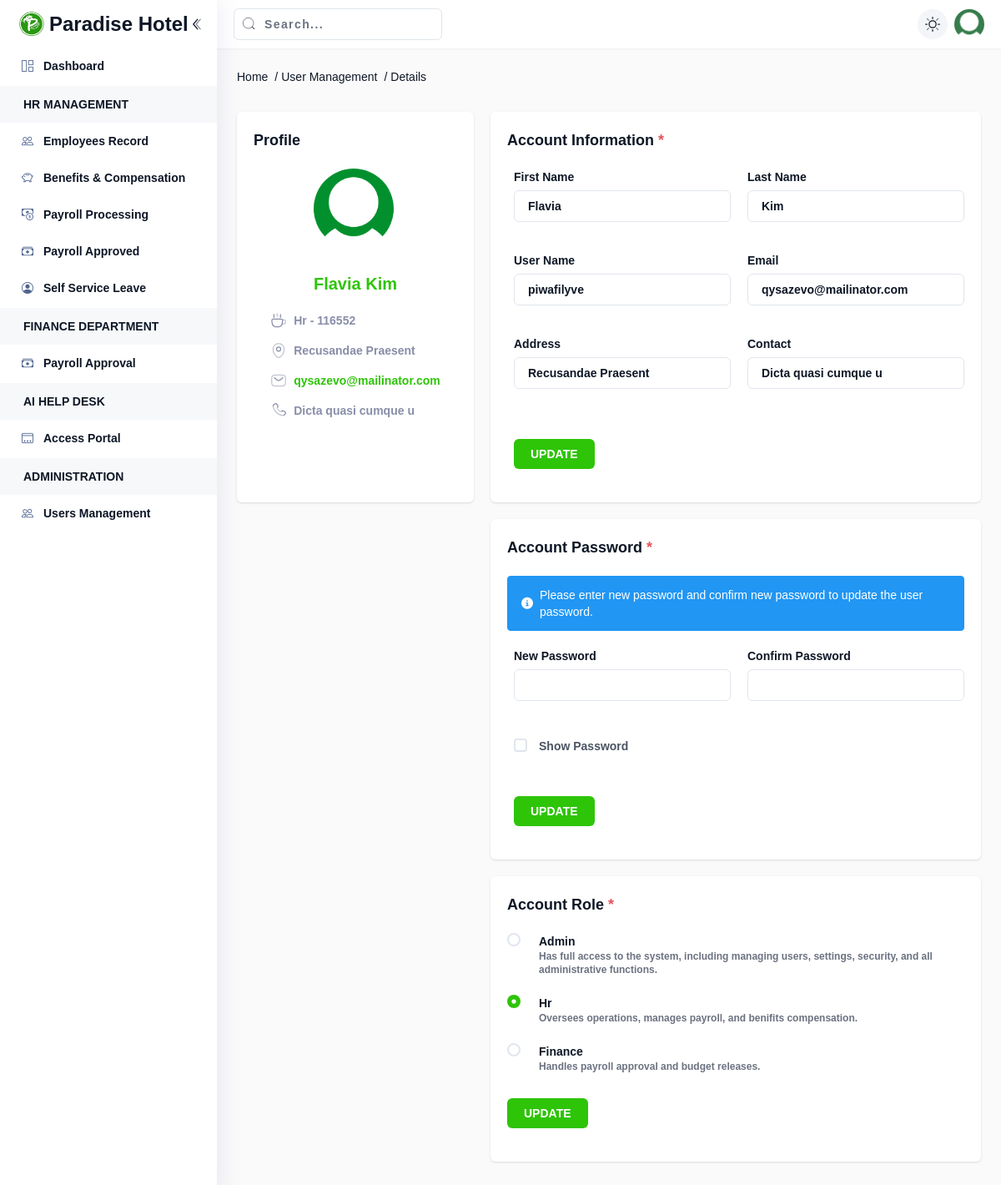
Screenshot of /users/details?user_id=116552 (signed in) with the database file from the repository.
### tables this page shows
CREATE TABLE `users` (
  `id` int NOT NULL,
  `user_id` int NOT NULL,
  `firstname` varchar(50) NOT NULL,
  `lastname` varchar(50) NOT NULL,
  `username` varchar(50) NOT NULL,
  `password` varchar(255) NOT NULL,
  `email` varchar(100) NOT NULL,
  `email_verified_at` timestamp NULL DEFAULT NULL,
  `address` text,
  `contact` varchar(20) DEFAULT NULL,
  `picture` varchar(255) DEFAULT 'default.png',
  `role` enum('Admin','Hr','Finance') DEFAULT 'Hr',
  `status` enum('Active','Inactive','','') NOT NULL DEFAULT 'Active',
  `last_login` datetime DEFAULT NULL,
  `created_at` timestamp NULL DEFAULT CURRENT_TIMESTAMP,
  `updated_at` timestamp NULL DEFAULT CURRENT_TIMESTAMP ON UPDATE CURRENT_TIMESTAMP
);

### page/Users.php (called while the page is built)
<?php
    ViewPage("users", "list");
?>

### app/core/connection.php (called while the page is built)
<?php
return [
    "DB_HOST" => 'localhost',
    "DB_USER" => 'root',
    "DB_PASSWORD" => '',
    "DB_NAME" => 'payroll'
];

### app/core/database.php (called while the page is built, shortened)
<?php
class Database
{
	public $DB;
    private $DB_HOST;
    private $DB_USER;
    private $DB_PASSWORD;
    private $DB_NAME;
    function __construct()
    {
        $connection = include __DIR__ . '/connection.php';
        $this->DB_HOST = $connection['DB_HOST'] ?? 'localhost';
        $this->DB_USER = $connection['DB_USER'] ?? 'root';
        $this->DB_PASSWORD = $connection['DB_PASSWORD'] ?? '';
        $this->DB_NAME = $connection['DB_NAME'] ?? '';
    }
	public function DB_CONNECTION()
	{
        try{
            $this->DB = new mysqli($this->DB_HOST, $this->DB_USER, $this->DB_PASSWORD, $this->DB_NAME);
        }catch(Exception $e){
            die('
                <!DOCTYPE html>
                <html lang="en">
                    <head>
                        <meta charset="UTF-8">
                        <meta name="viewport" content="width=device-width, initial-scale=1.0">
                        <title>Application Error</title>
                        <link rel="stylesheet" href="https://cdn.jsdelivr.net/npm/bootstrap@5.3.0/dist/css/bootstrap.min.css">
                    </head>
                    <body class="min-vh-100 d-flex align-items-center">
                        <div class="container text-center">
                            <div class="row justify-content-center">
                                <div class="col-md-6">
                                    <p class="lead">Something went wrong</p>
                                    <p class="mb-1 small">We\'re sorry, but an unexpected error occurred.</p>
                                    <code>'.$e->getMessage().'</code>
                                </div>
                            </div>
                        </div>
                    </body>
                </html>
            ');
        }
	}
	public function SELECT_ONE_WHERE($table, $fields, $where, $options = null)
	{
		$condition = "";
		foreach ($where as $key => $value) {
			$condition .= $key . " = '" . $value . "' AND ";
		}
		$condition = substr($condition, 0, -5);
		$query = "SELECT {$fields} FROM {$table} WHERE {$condition} {$options} LIMIT 1";
		$result = $this->DB->query($query) or die("Cannot execute SELECT_ONE_WHERE command: " . $this->DB->error);
		$data = $result->fetch_assoc();
		return $data;
	}
}

### app/init.php (called while the page is built, shortened)
<?php
require_once("core/components.php");
require_once("core/database.php");
$DB = new Database();

### page/users/Details.php (the view, shortened to what this page needs)
<?php
    $get_user_id = $_GET['user_id'] ?? null;
    $user = $DB->SELECT_ONE_WHERE("users", "*", ["user_id" => $get_user_id]);
?>
<link rel="stylesheet" href="https://cdnjs.cloudflare.com/ajax/libs/cropperjs/1.5.13/cropper.min.css">
<div>
    <div class="pt-5">
        <div class="mb-5 grid grid-cols-1 gap-5 lg:grid-cols-3 xl:grid-cols-4">
            <div class="panel">
                <div class="mb-5 flex items-center justify-between">
                    <h5 class="text-lg font-semibold dark:text-white-light">Profile</h5>
                </div>
                <div class="mb-5">
                    <div class="flex flex-col items-center justify-center">
                        <div class="flex flex-col items-center justify-center">
                            <div class="w-[100px] mb-3" id="previewPicture">
                                <img src="<?= DOMAIN ?>/upload/profile/<?= $user['picture'] ?>" alt="image" id="profileImage" class="mb-4 h-24 w-24 rounded-full object-cover">
                            </div>
                        </div>
                        <div class="text-xl font-semibold text-primary"><?= $user['firstname'] . ' ' . $user['lastname'] ?></div>
                        <ul class="m-auto mt-5 flex max-w-[300px] flex-col space-y-4 font-semibold text-white-dark">
                            <li class="flex items-center gap-2">
                                <?= $user['role'] . " - " . $user['user_id'] ?>
                            </li>
                            <li class="flex items-center gap-2">
                                <?= $user['address'] ?>
                            </li>
                            <li>
                                <a href="javascript:;" class="flex items-center gap-2">
                                    <span class="truncate text-primary"> <?= $user['email'] ?>
                                    </span></a>
                            </li>
                            <li class="flex items-center gap-2">
                                <span class="whitespace-nowrap" dir="ltr"> <?= $user['contact'] ?>
                                </span>
                            </li>
                        </ul>
                    </div>
                </div>
            </div>
            <div class="panel lg:col-span-2 xl:col-span-3">
                <div class="mb-5">
                    <h5 class="text-lg font-semibold dark:text-white-light">Account Information <span class="text-danger">*</span></h5>
                </div>
                <div class="mb-5">
                    <form id="formAccount">
                        <div class="flex flex-col sm:flex-row">
                            <div class="grid flex-1 grid-cols-1 gap-5 sm:grid-cols-2 ml-2">
                                <div>
                                    <label for="first_name">First Name</label>
                                    <div class="relative text-white-dark mb-4">
                                        <?= Input("text", "firstname", $user['firstname'], null, null, null, 'required') ?>
                                    </div>
                                </div>
                                <div>
                                    <label for="last_name">Last Name</label>
                                    <div class="relative text-white-dark mb-4">
                                        <?= Input("text", "lastname", $user['lastname'], null, null, null, 'required') ?>
                                    </div>
                                </div>
                                <div>
                                    <label for="username">User Name</label>
                                    <div class="relative text-white-dark mb-4">
                                        <?= Input("text", "username", $user['username'], null, null, null, 'required') ?>
                                    </div>
                                </div>
                                <div>
                                    <label for="email">Email</label>
                                    <div class="relative text-white-dark mb-4">
                                        <?= Input("text", "email", $user['email'], null, null, null, 'required') ?>
                                    </div>
                                </div>
                                <div>
                                    <label for="address">Address</label>
                                    <div class="relative text-white-dark mb-4">
                                        <?= Input("text", "address", $user['address'], null, null, null) ?>
                                    </div>
                                </div>
                                <div>
                                    <label for="contact">Contact</label>
                                    <div class="relative text-white-dark mb-4">
                                        <?= Input("text", "contact", $user['contact'], null, null, null, 'required') ?>
                                    </div>
                                </div>
                                <div class="sm:col-span-2">
                                    <?= Button("submit", "btnLogin", "Update", null) ?>
                                </div>
                            </div>
                        </div>
                    </form>
                </div>
            </div>
        </div>
        <div class="mb-5 grid grid-cols-1 gap-5 lg:grid-cols-3 xl:grid-cols-4">
            <div class="empty"></div>
            <div class="panel lg:col-span-2 xl:col-span-3">
                <div class="mb-5">
                    <h5 class="text-lg font-semibold dark:text-white-light">Account Password <span class="text-danger">*</span></h5>
                </div>
                <div class="mb-5">
                    <form id="formPassword">
                        <div class="bg-info border border-info px-4 py-3 mb-5 rounded relative mb-3 text-md flex items-center dark:bg-gray-800 dark:border-gray-700 dark:text-gray-300 text-white" role="alert">
                            <i class="fas fa-info-circle mr-2"></i><span>Please enter new password and confirm new password to update the user password.</span>
                        </div>
                        <div class="flex flex-col sm:flex-row">
                            <div class="grid flex-1 grid-cols-1 gap-5 sm:grid-cols-2 ml-2">
                                <div>
                                    <label for="newPassword">New Password</label>
                                    <div class="relative text-white-dark mb-4">
                                        <?= Input("password", "newPassword", null, null, null, null, 'required minlength="6"') ?>
                                    </div>
                                </div>
                                <div>
                                    <label for="confirmPassword">Confirm Password</label>
                                    <div class="relative text-white-dark mb-4">
                                        <?= Input("password", "confirmPassword", null, null, null, null, 'required minlength="6"') ?>
                                    </div>
                                </div>
                                <div class="flex items-center pl-1">
                                    <input type="checkbox" id="togglePassword" class="form-checkbox h-4 w-4 text-blue-600 transition duration-150 ease-in-out">
                                    <label for="togglePassword" class="ml-2 mt-2 text-sm text-gray-600">Show Password</label>
                                </div>
                                <div class="sm:col-span-2">
                                    <?= Button("submit", "btnUpdatePassword", "Update", null) ?>
                                </div>
                            </div>
                        </div>
                    </form>
                </div>
            </div>
        </div>
        <div class="mb-5 grid grid-cols-1 gap-5 lg:grid-cols-3 xl:grid-cols-4">
            <div class="empty"></div>
            <div class="panel lg:col-span-2 xl:col-span-3">
                <div class="mb-5">
                    <h5 class="text-lg font-semibold dark:text-white-light">Account Role <span class="text-danger">*</span></h5>
                </div>
                <div class="mb-5">
                    <form id="formRole">
                        <ul class="space-y-4">
                            <?php
                                $roles = [
                                    "Admin" => "Has full access to the system, including managing users, settings, security, and all administrative functions.",
                                    "Hr" => "Oversees operations, manages payroll, and benifits compensation.",
                                    "Finance" => "Handles payroll approval and budget releases."
                                ];
                                foreach ($roles as $role => $description){
                                    $role_id = strtolower(str_replace(' ', '_', $role));
                                    $checked = ($user['role'] == $role) ? 'checked' : '';
                                    ?>
                                        <li>
                                            <div class="flex items-start gap-2">
                                                <input type="radio" id="role_<?= $role_id; ?>" name="role" class="form-radio h-4 w-4 text-blue-600" value="<?= $role; ?>" <?= $checked; ?> required>
                                                <label class="ml-2" for="role_<?= $role_id; ?>">
                                                    <div class="font-semibold"><?= $role; ?></div>
                                                    <p class="text-xs text-gray-500"><?= $description; ?></p>
                                                </label>
                                            </div>
                                        </li>
                                    <?php
                                }
                            ?>
                        </ul>
                        <div class="text-right mt-4">
                            <div class="sm:col-span-2">
                                <?= Button("submit", "btnUpdateRole", "Update", null) ?>
                            </div>
                        </div>
                    </form>
                </div>
            </div>
        </div>
    </div>

### app/core/components.php (shortened to what this page needs)
    <?php
function Input($type, $name, $value= null, $placeholder = null, $class = null, $icon = true, $attributes= null)
{
	?>
		<input type="<?=$type?>" name="<?=$name?>" id="<?= $name?>" value="<?= $value?>" placeholder="<?=$placeholder?>" class="form-input <?=!empty($icon) ? 'ps-10' : 'ps-0' ?> placeholder:text-white-dark <?=$class?>" <?= $attributes?>>
	<?php
}
    ?>
    <?php
function Button($type, $id, $text, $class = null, $width = null, $attributes= null)
{
	?>
		<button type="<?=$type?>" id="<?=$id?>" class="btn btn-primary !mt-6 <?=!empty($width) ? 'w-full' : '' ?> border-0 uppercase <?=$class?>" <?= $attributes?>>
			<?= $text ?>
		</button>
	<?php
}
    ?>

### assets/css/app.css (style rules this page uses)
:root { --app-color-primary: none; --app-color-secondary: none; }
a { text-decoration: none !important; }

### rows the page displays
users: picture (placeholder picture), firstname "Flavia", lastname "Kim", role "Hr", user "116552", address "Recusandae Praesent", email "qysazevo@mailinator.com", contact "Dicta quasi cumque u", username "piwafilyve"

### other values shown
APP_NAME "Paradise Hotel"
$title "Dashboard Employees Record Benefits & Compensation Payroll Processing Payroll Approved Self Service Leave Payroll Approval Access Portal Users Management"
$title "HR MANAGEMENT FINANCE DEPARTMENT AI HELP DESK ADMINISTRATION"
$item['label'] "Home"
$item['label'] "User Management"
$item['label'] "Details"
$text "UPDATE UPDATE UPDATE"
$role "Admin"
$description "Has full access to the system, including managing users, settings, security, and all administrative functions."
$role "Hr"
$description "Oversees operations, manages payroll, and benifits compensation."
$role "Finance"
$description "Handles payroll approval and budget releases."
